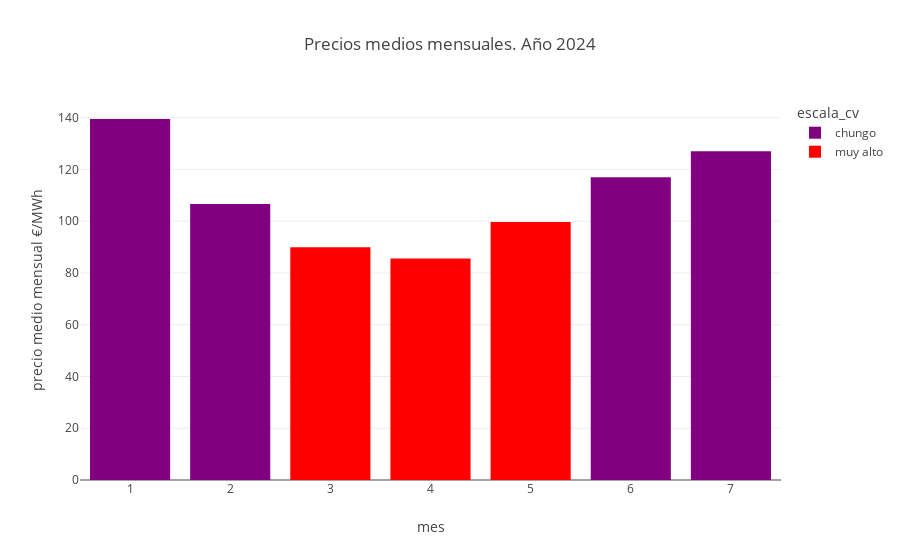

The code cell stored with this chart in its notebook:
### Code cell
graf_ecv_mensual()

### Figure 1 — Plotly figure (JSON) as saved in the notebook; plotly's stock layout.template omitted (floating-point values rounded to 4 significant figures)
{"data": [{"alignmentgroup": "True", "hovertemplate": "escala_cv=chungo<br>mes=%{x}<br>precio medio mensual €/MWh=%{y}<extra></extra>", "legendgroup": "chungo", "marker": {"color": "purple", "pattern": {"shape": ""}}, "name": "chungo", "offsetgroup": "chungo", "orientation": "v", "showlegend": true, "textposition": "auto", "type": "bar", "x": [1, 2, 6, 7], "xaxis": "x", "y": [139.5, 106.6, 117.0, 127.0], "yaxis": "y"}, {"alignmentgroup": "True", "hovertemplate": "escala_cv=muy alto<br>mes=%{x}<br>precio medio mensual €/MWh=%{y}<extra></extra>", "legendgroup": "muy alto", "marker": {"color": "red", "pattern": {"shape": ""}}, "name": "muy alto", "offsetgroup": "muy alto", "orientation": "v", "showlegend": true, "textposition": "auto", "type": "bar", "x": [3, 4, 5], "xaxis": "x", "y": [89.92, 85.58, 99.67], "yaxis": "y"}], "layout": {"barmode": "relative", "legend": {"title": {"text": "escala_cv"}, "tracegroupgap": 0}, "title": {"text": "Precios medios mensuales. Año 2024"}, "xaxis": {"anchor": "y", "domain": [0, 1], "title": {"text": "mes"}}, "yaxis": {"anchor": "x", "domain": [0, 1], "title": {"text": "precio medio mensual €/MWh"}}}}
